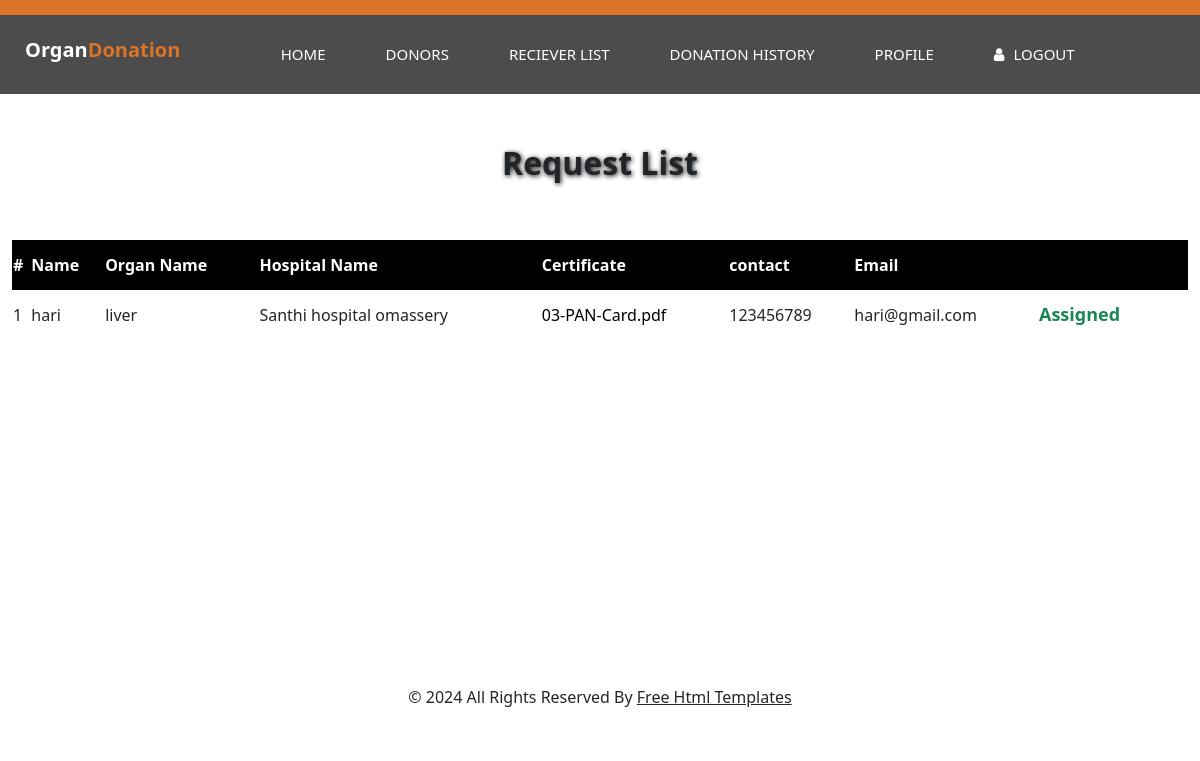
/viewrequest (signed in), run on the app's committed database.
### app/models.py (models this page shows, shortened)
class Request(models.Model):
    status_choice=(('accepted','accepted'),('Assigned','Assigned'),('pending','pending'))
    reciver_id = models.ForeignKey(receiver, on_delete=models.CASCADE,null=True,blank=True)
    hospital_id = models.ForeignKey(hospital, on_delete=models.CASCADE,null=True,blank=True)
    donor_id = models.ForeignKey(donor,on_delete=models.CASCADE,null=True,blank=True)
    organ_name = models.CharField(max_length=200,null=True,blank=True)
    certificate = models.FileField(max_length=200,null=True,blank=True,)
    status=models.CharField(choices=status_choice,default='pending',max_length=200)

class receiver(models.Model):
    status_choice=(('accepted','accepted'),('rejected','rejected'),('pending','pending'))
    name = models.CharField(max_length=200)
    phone_no = models.IntegerField(unique=True)
    Email_id = models.CharField(max_length=200,unique=True)
    Address = models.CharField(max_length=200)
    hospital_name = models.CharField(max_length=200)
    password = models.CharField(max_length=200,null=True,blank=True)
    status=models.CharField(choices=status_choice,default='pending',max_length=200)

### app/views.py (the view)
# urls.py: path('viewrequest',views.viewrequest,name='viewrequest'),
def viewrequest(request):
    a = request.session['hid']
    hospit = hospital.objects.get(id=a)
    data = Request.objects.all()
    hos = Request.objects.filter(hospital_id=a)
    dat=Request.objects.exclude(hospital_id=a).exclude(status='Accepted').exclude(status='Assigned')
    all_requests = list(hos) + list(dat)
    result = donor.objects.filter(hospital_id=hospit)
    return render(request,'viewrequest.html',{'data':all_requests,'result':result})

### template/viewrequest.html (shortened to what this page needs)
    {% extends 'hospital.html' %}
    {% block content %}
    {% load static %}
<head>
    <link href="https://cdn.jsdelivr.net/npm/bootstrap@5.3.2/dist/css/bootstrap.min.css" rel="stylesheet">
</head>
<body>
<div class="container-fluid " style="display: flex; flex-direction: column;padding-bottom: 320px;">
    <table class="table-hover " style="margin-top: 50px;padding-bottom: 500px;">
        <div style="margin: auto;margin-top: 50px;">
            <h2 style="font-weight: bold;text-shadow: 1px 1px 5px black;">Request List</h2>
        </div>
        <thead style="background-color: black;color: white;">
          <tr style="height: 50px;">
            <th scope="col">#</th>
            <th scope="col">Name</th>
            <th scope="col">Organ Name</th>
            <th scope="col">Hospital Name</th>
            <th scope="col">Certificate</th>
            <th scope="col">contact</th>
            <th scope="col">Email</th>
            <th></th>
          </tr>
        </thead>
        <tbody style="background-color: white;">
          {% for i in data %}
          <tr style="height: 50px;padding: 5px;font-weight: 500;">
            <td scope="row">{{ forloop.counter }}</td>
            <td>{{i.reciver_id.name}}</td>
            <td>{{i.organ_name}}</td>
            <td>{{i.reciver_id.hospital_name}}</td>
            <td><a style="color:black;text-decoration: none;" href="{{i.certificate.url}}" download>{{i.certificate}}</a></td>
            <td>{{i.reciver_id.phone_no}}</td>
            <td>{{i.reciver_id.Email_id}}</td>
            {% if i.status == "pending" %}
            <td style="width: 150px;"><form action="{% url 'requestaccept' i.id %}" method="post">
                {% csrf_token %}
                <input type="submit" name="action" value="Accept" class="btn btn-primary">
            </form></td>
            {% elif i.status == "Accepted" %}
                 <td style="width: 150px;"><a href="{% url 'adddonor' i.id %}"><button type="button" class="btn btn-primary" data-bs-toggle="modal" data-bs-target="#exampleModal">
                   ADD DONOR
                  </button></a></td>
            {% else %}
            <td class="text-success " style="font-size: 18px;font-weight: 700;width: 150px;">{{i.status}}</td>
            {% endif %}
          </tr>
         {% endfor %}
        </tbody>
      </table>
</div>
</body>
{% endblock %}

### static/css/style.css (style rules this page uses)
body { font-family: 'Poppins', sans-serif; color: #0c0c0c; background-color: #ffffff; overflow-x: hidden; }
a, a:hover, a:focus { text-decoration: none; }

### template/hospital.html (style rules this page uses)
:root { --blue: #007bff; --indigo: #6610f2; --purple: #6f42c1; --pink: #e83e8c; --red: #dc3545; --orange: #fd7e14; --yellow: #ffc107; --green: #28a745; --teal: #20c997; --cyan: #17a2b8; --white: #fff; --gray: #6c757d; --gray-dark: #343a40; --primary: #007bff; --secondary: #6c757d; --success: #28a745; --info: #17a2b8; --warning: #ffc107; --danger: #dc3545; --light: #f8f9fa; --dark: #343a40; --breakpoint-xs: 0; --breakpoint-sm: 576px; --breakpoint-md: 768px; --breakpoint-lg: 992px; --breakpoint-xl: 1200px; --font-family-sans-serif: -apple-system, BlinkMacSystemFont, "Segoe UI", Roboto, "Helvetica Neue", Arial, "Noto Sans", sans-serif, "Apple Color Emoji", "Segoe UI Emoji", "Segoe UI Symbol", "Noto Color Emoji"; --font-family-monospace: SFMono-Regular, Menlo, Monaco, Consolas, "Liberation Mono", "Courier New", monospace; }
*, *::before, *::after { box-sizing: border-box; }
html { font-family: sans-serif; line-height: 1.15; -webkit-text-size-adjust: 100%; -webkit-tap-highlight-color: rgba(0, 0, 0, 0); }
body { margin: 0; font-family: -apple-system, BlinkMacSystemFont, "Segoe UI", Roboto, "Helvetica Neue", Arial, "Noto Sans", sans-serif, "Apple Color Emoji", "Segoe UI Emoji", "Segoe UI Symbol", "Noto Color Emoji"; font-size: 1rem; font-weight: 400; line-height: 1.5; color: #212529; text-align: left; background-color: #fff; }
h1, h2, h3, h4, h5, h6 { margin-top: 0; margin-bottom: 0.5rem; }
a { color: #007bff; text-decoration: none; background-color: transparent; }
table { border-collapse: collapse; }
th { text-align: inherit; }
h1, h2, h3, h4, h5, h6, .h1, .h2, .h3, .h4, .h5, .h6 { margin-bottom: 0.5rem; font-weight: 500; line-height: 1.2; }
h2, .h2 { font-size: 2rem; }
.container-fluid { width: 100%; padding-right: 15px; padding-left: 15px; margin-right: auto; margin-left: auto; }

### data on the page
Request: reciver_id.name "hari", organ_name "liver", reciver_id.hospital_name "Santhi hospital omassery", certificate "03-PAN-Card.pdf", reciver_id.phone_no "123456789", reciver_id.Email_id "hari@gmail.com", status "Assigned"
